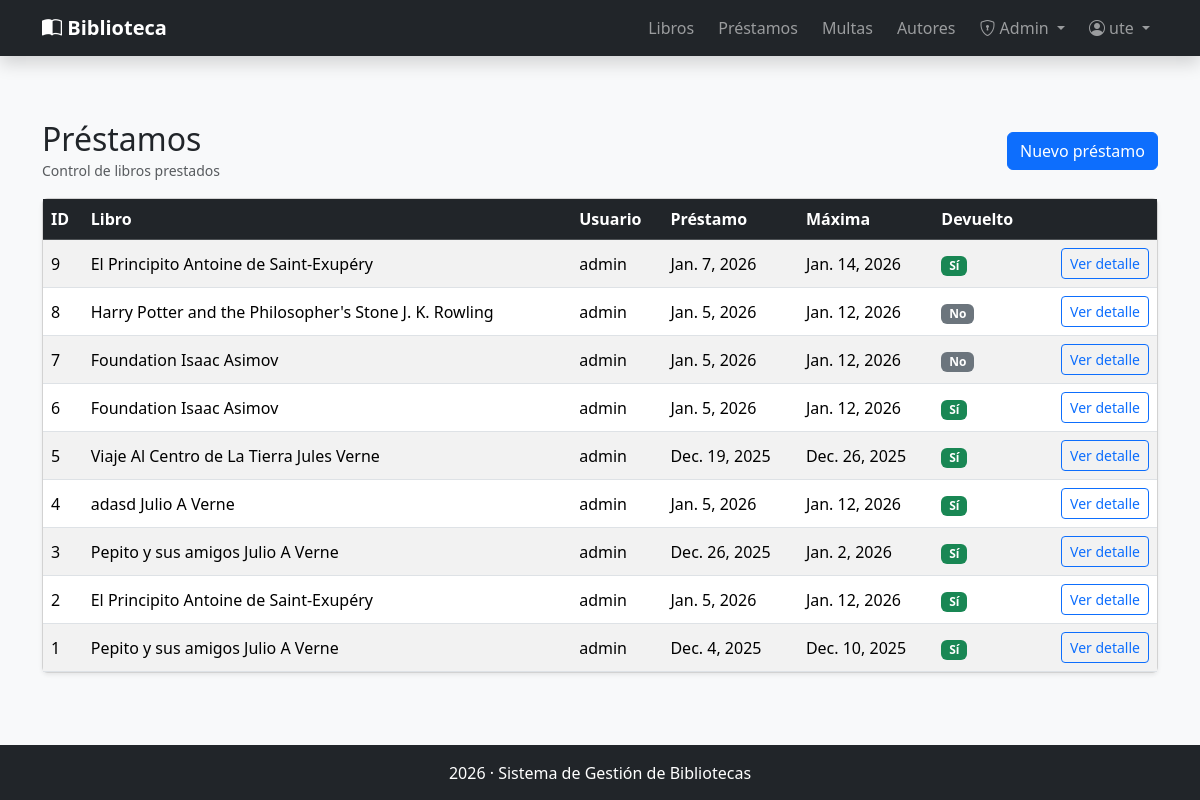
Page /prestamos/ (signed in) on the earlier database version.
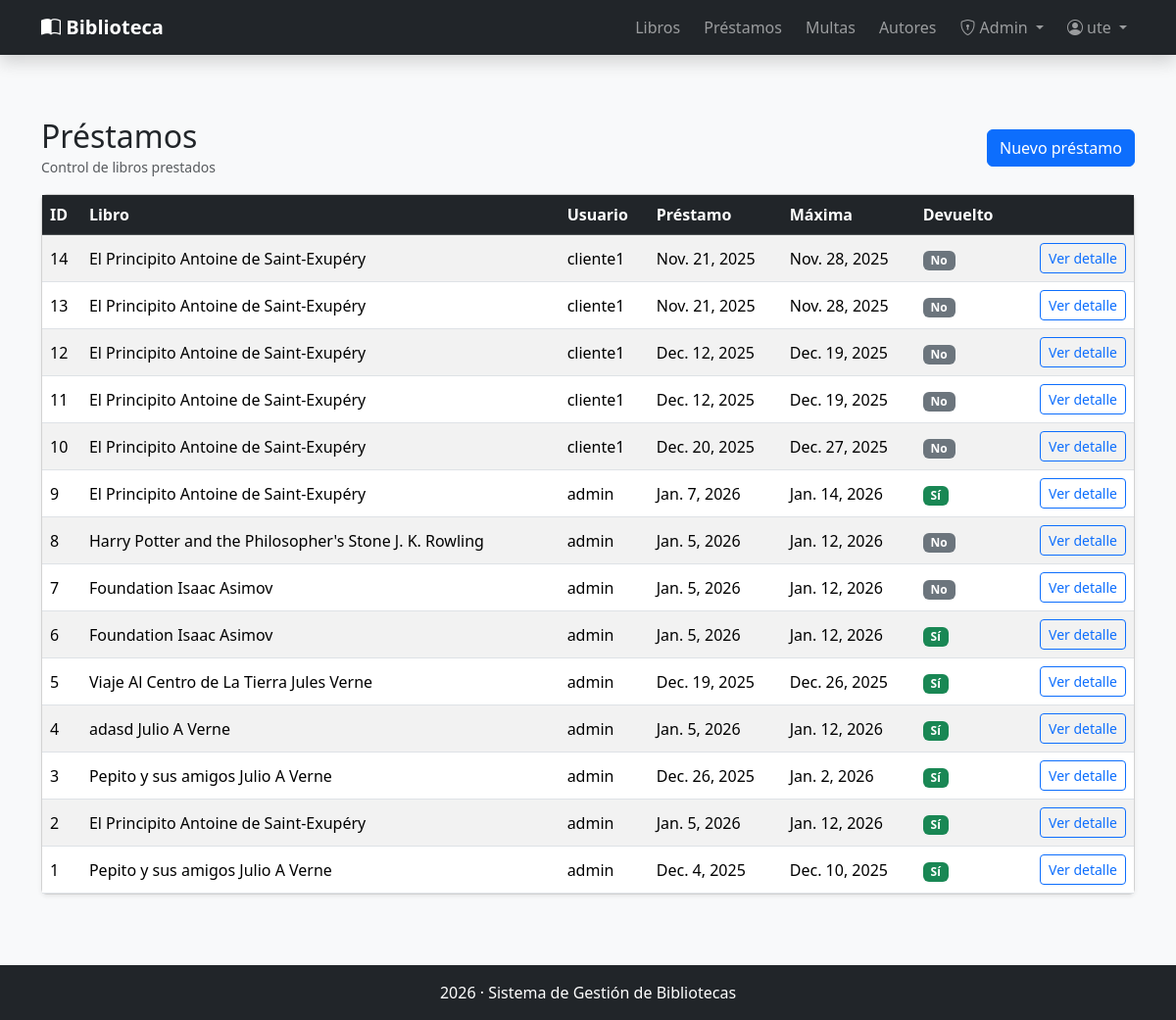
Same page on the later database version.
### gestion/models.py (models this page shows, shortened)
class Prestamo(models.Model):
    libro = models.ForeignKey(Libro,related_name="Prestamos",on_delete=models.PROTECT)
    usuario = models.ForeignKey(settings.AUTH_USER_MODEL, related_name="Prestamos", on_delete=models.PROTECT)  #Usuarios propios de Django, se importa desde el modelo de settings
    fecha_prestamos = models.DateField(default=timezone.now) #Usa la fecha del equipo actual
    fecha_max = models.DateField()
    fecha_devolucion = models.DateField(blank= True,null=True) #Para que me permita crear con datos en blanco en esta campo
    class Meta:
        permissions = (
            ("Ver_prestamos", "Puede ver prestamos"),
            ("gestionar_prestamos","Puede gestionar prestamos"),
            ("gestionar_libros","Puede gestionar libros"),
        )
    @property   #Nos permite trabajar con los atributos de nuestra clase seria como un compute de odoo
    def dias_retraso(self):
        hoy = timezone.now().date() #timezone zona horario, date solo la fecha
        fecha_ref = self.fecha_devolucion or hoy
        if fecha_ref > self.fecha_max:
            return (fecha_ref - self.fecha_max).days
        else:
            return 0
    @property
    def multa_retraso(self):
        tarifa_diaria = 0.50
        return self.dias_retraso * tarifa_diaria

class Libro(models.Model):
    titulo = models.CharField(max_length=50)
    autor = models.ForeignKey(Autor,related_name="Libros", on_delete=models.PROTECT)    #Aqui en vez de one2many, las relaciones se hacen con llaves
    isbn = models.CharField(max_length=20, blank=True, null=True,unique=True)
    paginas = models.IntegerField(blank=True, null=True)
    genero = models.CharField(max_length=100, blank=True, null=True)
    descripcion = models.TextField(blank=True, null=True)
    editorial = models.CharField(max_length=100, blank=True, null=True)
    coverId = models.IntegerField(blank=True, null=True)
    stock = models.PositiveIntegerField(default=1)
    disponible = models.BooleanField(default=True)
    activo = models.BooleanField(default=True)
    def __str__(self):
        return f"{self.titulo} {self.autor}"  #En este apartado que es visual no hay que hacer makemigrations

class Autor(models.Model):
    nombre = models.CharField(max_length=50)
    apellido = models.CharField(max_length=50)
    bibliografia = models.CharField(max_length=200,blank=True, null=True)
    activo = models.BooleanField(default=True)
    def __str__(self):
        return f"{self.nombre} {self.apellido}"

### gestion/views.py (the view)
# urls.py: path('prestamos/', lista_prestamos, name="lista_prestamos"),
@login_required
@permission_required("gestion.gestionar_prestamos", raise_exception=True)
def lista_prestamos(request):
    prestamos = Prestamo.objects.all().order_by("-id")
    for p in prestamos:
        if not p.fecha_devolucion:
            ensure_multa_retraso(p)
    return render(request, 'gestion/templates/prestamos.html', {'prestamos': prestamos})

### gestion/models.py (called while the page is built)
    def clean(self):
        if not self.pk:
            return
        original = Multa.objects.get(pk=self.pk)
        if original.pagada:
            if self.pagada is False:
                raise ValidationError("No se puede revertir una multa pagada.")
            if self.monto != original.monto or self.tipo != original.tipo or self.prestamo_id != original.prestamo_id:
                raise ValidationError("No se puede modificar una multa ya pagada.")

    def save(self, *args, **kwargs): #Los valores de args son opcionales asi que no me genera error si no se envia nada
        if self.tipo == 'r' and self.monto == 0:
            self.monto = self.prestamo.multa_retraso
        self.full_clean()
        super().save(*args, **kwargs)  #El super es para redefinir una funcion desde la funcion padre

### gestion/services/multas_service.py (called while the page is built)
@transaction.atomic
def ensure_multa_retraso(prestamo):
    if prestamo.dias_retraso <= 0:
        return None
    multa, created = Multa.objects.get_or_create(
        prestamo=prestamo,
        tipo='r',
        defaults={
            "monto": Decimal(str(prestamo.multa_retraso)),
            "pagada": False,
            "fecha": timezone.now().date(),
        }
    )
    if not created and not multa.pagada:
        nuevo_monto = Decimal(str(prestamo.multa_retraso))
        if multa.monto != nuevo_monto:
            multa.monto = nuevo_monto
            multa.save()
    return multa

### gestion/templates/prestamos.html
{% extends "index.html" %}
{% block contenido %}
<div class="container py-4">
  <div class="d-flex flex-wrap gap-2 justify-content-between align-items-center mb-3">
    <div>
      <h2 class="m-0">Préstamos</h2>
      <small class="text-muted">Control de libros prestados</small>
    </div>
    <a class="btn btn-primary" href="{% url 'crear_prestamos' %}">Nuevo préstamo</a>
  </div>
  <div class="card shadow-sm">
    <div class="table-responsive">
      <table class="table table-striped table-hover align-middle mb-0">
        <thead class="table-dark">
          <tr>
            <th>ID</th><th>Libro</th><th>Usuario</th><th>Préstamo</th><th>Máxima</th><th>Devuelto</th><th class="text-end"></th>
          </tr>
        </thead>
        <tbody>
          {% for p in prestamos %}
            <tr>
              <td>{{ p.id }}</td>
              <td>{{ p.libro }}</td>
              <td>{{ p.usuario.username }}</td>
              <td>{{ p.fecha_prestamos }}</td>
              <td>{{ p.fecha_max }}</td>
              <td>
                {% if p.fecha_devolucion %}<span class="badge bg-success">Sí</span>
                {% else %}<span class="badge bg-secondary">No</span>{% endif %}
              </td>
              <td class="text-end">
                <a class="btn btn-sm btn-outline-primary" href="{% url 'detalle_prestamo' p.id %}">Ver detalle</a>
              </td>
            </tr>
          {% empty %}
            <tr><td colspan="7" class="p-3">No hay préstamos.</td></tr>
          {% endfor %}
        </tbody>
      </table>
    </div>
  </div>
</div>
{% endblock %}

### gestion/templates/index.html (shortened to what this page needs)
<!DOCTYPE html>
<html lang="es">
<head>
  <link href="https://cdn.jsdelivr.net/npm/bootstrap@5.3.2/dist/css/bootstrap.min.css" rel="stylesheet">
  <link href="https://cdn.jsdelivr.net/npm/bootstrap-icons@1.11.1/font/bootstrap-icons.css" rel="stylesheet">
</head>
<body class="bg-light">
  <nav class="navbar navbar-expand-lg navbar-dark bg-dark shadow">
    <div class="container">
      <a class="navbar-brand fw-bold" href="{% url 'index' %}">
        <i class="bi bi-book-half"></i> Biblioteca
      </a>
      <div class="collapse navbar-collapse" id="navbarMenu">
        <ul class="navbar-nav ms-auto align-items-lg-center gap-lg-2">
          <li class="nav-item">
            <a class="nav-link" href="{% url 'lista_libros' %}">Libros</a>
          </li>
          {% if user.is_authenticated and perms.gestion.gestionar_prestamos %}
            <li class="nav-item"><a class="nav-link" href="{% url 'lista_prestamos' %}">Préstamos</a></li>
            <li class="nav-item"><a class="nav-link" href="{% url 'lista_multa' %}">Multas</a></li>
          {% endif %}
          {% if user.is_authenticated and perms.gestion.view_autor %}
            <li class="nav-item"><a class="nav-link" href="{% url 'lista_autores' %}">Autores</a></li>
          {% endif %}
          {% if user.is_authenticated and user.is_superuser %}
          <li class="nav-item dropdown">
            <a class="nav-link dropdown-toggle" href="#" role="button" data-bs-toggle="dropdown">
              <i class="bi bi-shield-lock"></i> Admin
            </a>
          </li>
          {% endif %}
          {% if not user.is_authenticated %}
            <li class="nav-item">
              <a class="nav-link" href="{% url 'login' %}">
                <i class="bi bi-box-arrow-in-right"></i> Login
              </a>
            </li>
            <li class="nav-item">
              <a class="btn btn-sm btn-outline-light" href="{% url 'registro' %}">
                <i class="bi bi-person-plus"></i> Registrarse
              </a>
            </li>
          {% else %}
            <li class="nav-item dropdown">
              <a class="nav-link dropdown-toggle" href="#" role="button" data-bs-toggle="dropdown">
                <i class="bi bi-person-circle"></i> {{ user.username }}
              </a>
            </li>
          {% endif %}
        </ul>
      </div>
    </div>
  </nav>
  <main class="py-4">
    {% block contenido %}{% endblock %}
  </main>
  <footer class="bg-dark text-white text-center py-3 mt-4">
    <p class="m-0">2026 · Sistema de Gestión de Bibliotecas</p>
  </footer>
</body>
</html>

Differences in the rows shown:
added Prestamo: id "14", libro "El Principito Antoine de Saint-Exupéry", usuario.username "cliente1", fecha_prestamos "Nov. 21, 2025", fecha_max "Nov. 28, 2025"
added Prestamo: id "13", libro "El Principito Antoine de Saint-Exupéry", usuario.username "cliente1", fecha_prestamos "Nov. 21, 2025", fecha_max "Nov. 28, 2025"
added Prestamo: id "12", libro "El Principito Antoine de Saint-Exupéry", usuario.username "cliente1", fecha_prestamos "Dec. 12, 2025", fecha_max "Dec. 19, 2025", shows "No"
added Prestamo: id "11", libro "El Principito Antoine de Saint-Exupéry", usuario.username "cliente1", fecha_prestamos "Dec. 12, 2025", fecha_max "Dec. 19, 2025", shows "No"
added Prestamo: id "10", libro "El Principito Antoine de Saint-Exupéry", usuario.username "cliente1", fecha_prestamos "Dec. 20, 2025", fecha_max "Dec. 27, 2025", shows "No"
